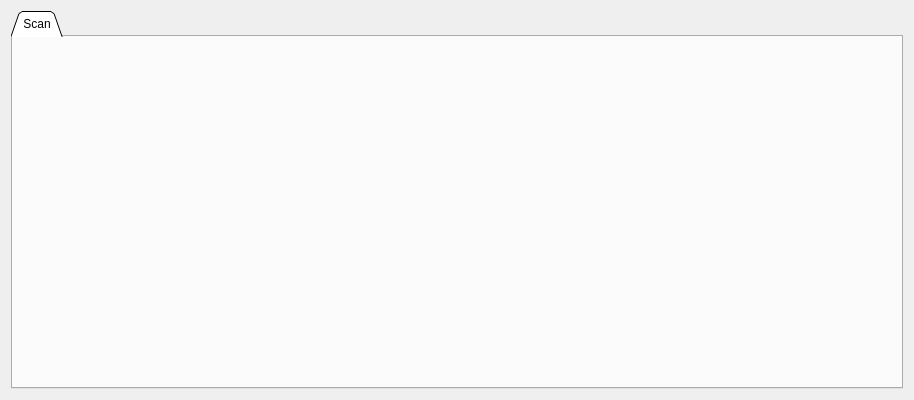
<?xml version="1.0" encoding="UTF-8"?>
<ui version="4.0">
 <class>clamav_gui</class>
 <widget class="QWidget" name="clamav_gui">
  <property name="geometry">
   <rect>
    <x>0</x>
    <y>0</y>
    <width>914</width>
    <height>400</height>
   </rect>
  </property>
  <property name="windowTitle">
   <string>ClamAV-GUI</string>
  </property>
  <property name="windowIcon">
   <iconset resource="../resources.qrc">
    <normaloff>:/icons/icons/Clam.png</normaloff>:/icons/icons/Clam.png</iconset>
  </property>
  <layout class="QGridLayout" name="gridLayout">
   <item row="0" column="1">
    <widget class="QTabWidget" name="tabWidget">
     <property name="tabShape">
      <enum>QTabWidget::TabShape::Triangular</enum>
     </property>
     <property name="currentIndex">
      <number>0</number>
     </property>
     <property name="iconSize">
      <size>
       <width>28</width>
       <height>28</height>
      </size>
     </property>
     <widget class="QWidget" name="tab">
      <property name="maximumSize">
       <size>
        <width>16777215</width>
        <height>450</height>
       </size>
      </property>
      <attribute name="title">
       <string>Scan</string>
      </attribute>
     </widget>
    </widget>
   </item>
  </layout>
 </widget>
 <resources>
  <include location="../resources.qrc"/>
 </resources>
 <connections>
  <connection>
   <sender>clamav_gui</sender>
   <signal>destroyed()</signal>
   <receiver>clamav_gui</receiver>
   <slot>slot_hideWindow()</slot>
   <hints>
    <hint type="sourcelabel">
     <x>199</x>
     <y>149</y>
    </hint>
    <hint type="destinationlabel">
     <x>199</x>
     <y>149</y>
    </hint>
   </hints>
  </connection>
 </connections>
 <slots>
  <slot>slot_hideWindow()</slot>
 </slots>
</ui>
